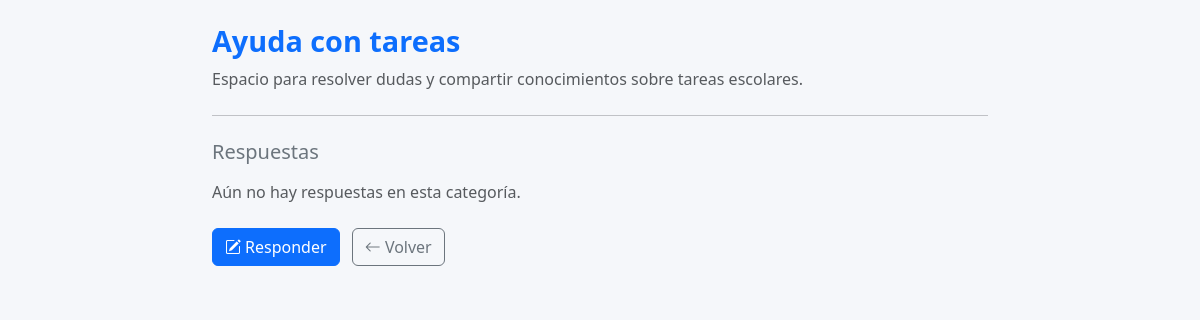
The page /foro/categoria/1/ (signed in) on the database its author committed.
### foro/models.py (models this page shows, shortened)
class Categoria(models.Model):
    nombre = models.CharField(max_length=100, unique=True)
    descripcion = models.TextField(blank=True)

### foro/views.py (the view)
# urls.py: path('categoria/<int:categoria_id>/', views.detalle_categoria, name='detalle_categoria'),
@login_required
def detalle_categoria(request, categoria_id):
    categoria = get_object_or_404(Categoria, id=categoria_id)
    respuestas = Respuesta.objects.filter(categoria=categoria).order_by('-fecha_creacion')
    if request.method == 'POST':
        form = RespuestaForm(request.POST)
        if form.is_valid():
            respuesta = form.save(commit=False)
            respuesta.autor = request.user
            respuesta.categoria = categoria
            respuesta.save()
            return redirect('detalle_categoria', categoria_id=categoria.id)
    else:
        form = RespuestaForm()
    return render(request, 'foro/detalle_categoria.html', {
        'categoria': categoria,
        'respuestas': respuestas,
        'form': form
    })

### foro/templates/foro/detalle_categoria.html (shortened to what this page needs)
{% load static %}
{% block content %}
<div class="forum-container container py-4">
    <link href="https://cdn.jsdelivr.net/npm/bootstrap@5.3.3/dist/css/bootstrap.min.css" rel="stylesheet">
    <link href="https://cdn.jsdelivr.net/npm/bootstrap-icons@1.10.5/font/bootstrap-icons.css" rel="stylesheet">
    <link rel="stylesheet" href="{% static 'css/foro.css' %}">
    <div class="forum-header mb-4">
        <h2 class="fw-bold text-primary">{{ categoria.nombre }}</h2>
        <p class="text-muted">{{ categoria.descripcion }}</p>
    </div>
    <hr class="mb-4">
    <h5 class="mb-3 text-secondary">Respuestas</h5>
    <div class="forum-responses">
        {% for respuesta in respuestas %}
            <div class="forum-response mb-3 p-3 rounded shadow-sm">
                <div class="d-flex justify-content-between align-items-center mb-2">
                    <div>
                        <span class="fw-semibold">{{ respuesta.autor.username }}</span>
                        <span class="text-muted small ms-2">{{ respuesta.fecha_creacion|date:"d/m/Y H:i" }}</span>
                    </div>
                    {% if request.user == respuesta.autor %}
                        <button type="button" class="btn btn-sm btn-outline-danger" data-bs-toggle="modal" data-bs-target="#modalEliminar{{ respuesta.id }}">
                            <i class="bi bi-trash"></i>
                        </button>
                        <div class="modal fade" id="modalEliminar{{ respuesta.id }}" tabindex="-1" aria-labelledby="modalEliminarLabel{{ respuesta.id }}" aria-hidden="true">
                            <div class="modal-dialog">
                                <div class="modal-content">
                                    <form method="post" action="{% url 'eliminar_respuesta' respuesta.id %}">
                                        {% csrf_token %}
                                        <div class="modal-header">
                                            <h5 class="modal-title" id="modalEliminarLabel{{ respuesta.id }}">Confirmar eliminación</h5>
                                            <button type="button" class="btn-close" data-bs-dismiss="modal" aria-label="Cerrar"></button>
                                        </div>
                                        <div class="modal-body">
                                            ¿Estás seguro de que deseas eliminar esta respuesta?
                                        </div>
                                        <div class="modal-footer">
                                            <button type="button" class="btn btn-secondary" data-bs-dismiss="modal">Cancelar</button>
                                            <button type="submit" class="btn btn-danger">Eliminar</button>
                                        </div>
                                    </form>
                                </div>
                            </div>
                        </div>
                    {% endif %}
                </div>
                <div class="text-body">{{ respuesta.contenido }}</div>
            </div>
        {% empty %}
            <p class="text-muted">Aún no hay respuestas en esta categoría.</p>
        {% endfor %}
    </div>
    <div class="mt-4">
        <a href="{% url 'crear_respuesta' categoria.id %}" class="btn btn-primary me-2">
            <i class="bi bi-pencil-square me-1"></i>Responder
        </a>
        <a href="{% url 'lista_categorias' %}" class="btn btn-outline-secondary">
            <i class="bi bi-arrow-left"></i> Volver
        </a>
    </div>
</div>
{% endblock %}

### foro/static/css/foro.css (style rules this page uses)
.forum-container { max-width: 800px; margin: auto; }
.forum-header h2 { font-size: 1.8rem; }

### rows shown on the page
Categoria: nombre "Ayuda con tareas", descripcion "Espacio para resolver dudas y compartir conocimientos sobre tareas escolares."
